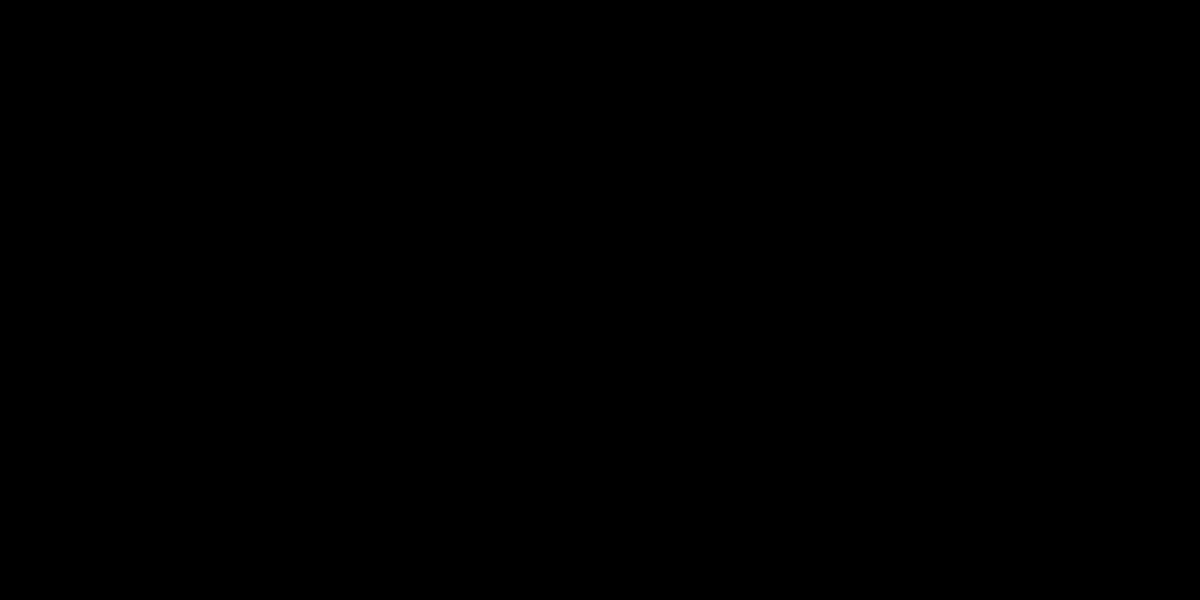
Frame 1 (no input)
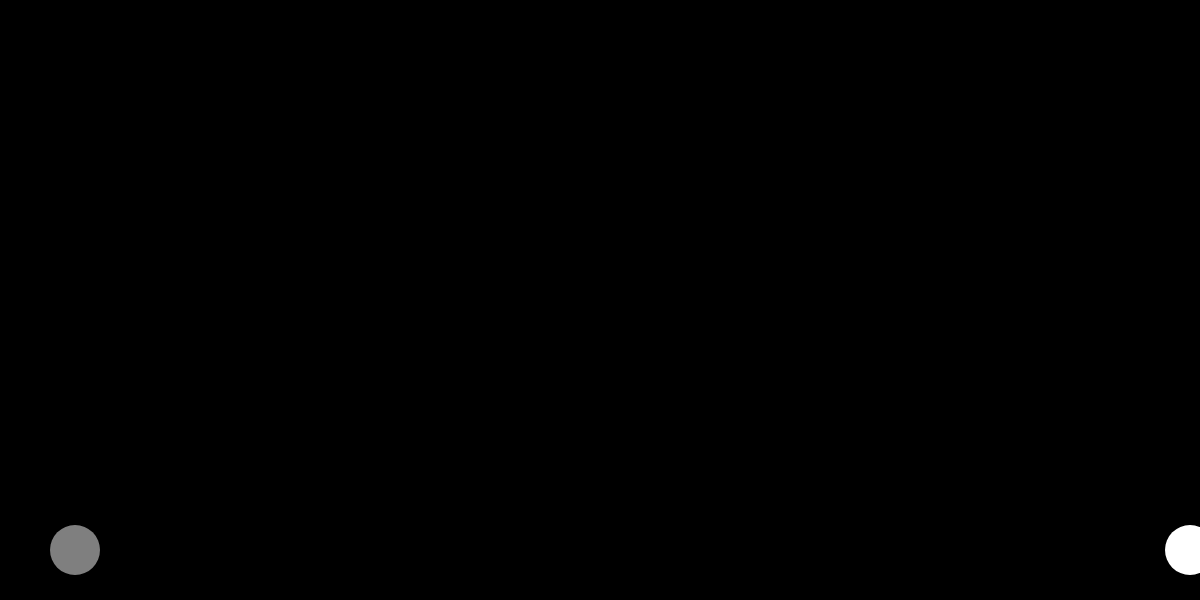
Frame 60 (no input)
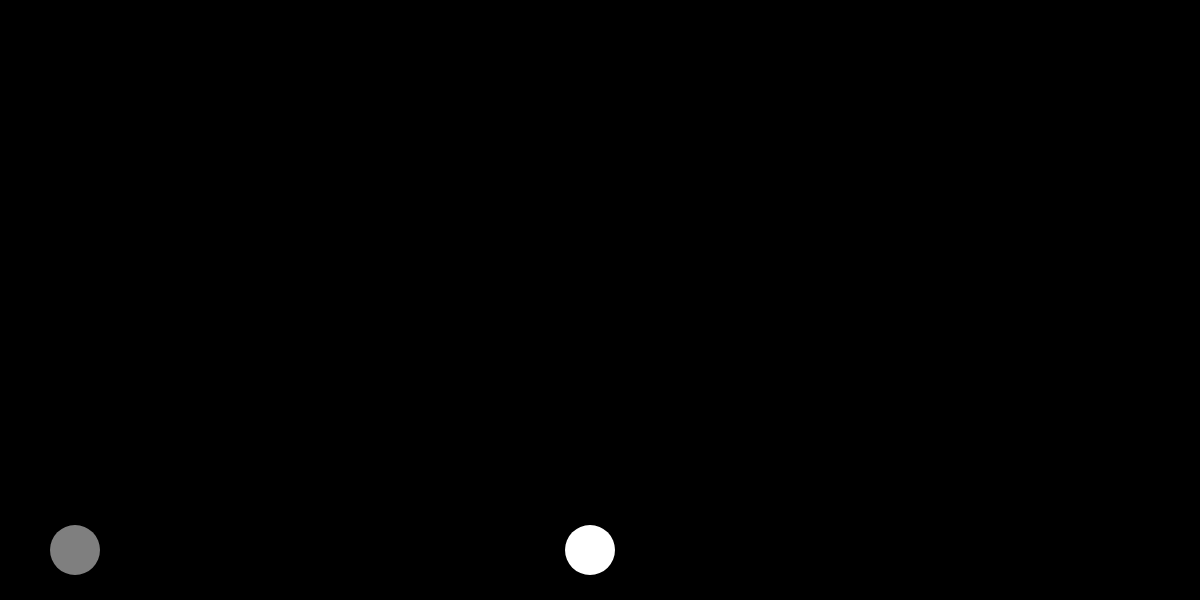
Frame 120 (the mouse pressed at the canvas centre since frame 60)

The p5.js sketch that drew these frames (run headless with seeded random() and noise() and a simulated clock; from frame 60 on, the mouse is pressed at the canvas centre):

// p5.js sketch
// ── sketch.js
let dino
let cacti = []
let level = 10

function setup() {
	createCanvas(1200, 600);
	dino = new Dino()
}

function keyPressed() {
	if (keyCode === 32) {
		dino.jump()
	}
}

function draw() {
	background(0)
	cacti = cacti.filter(cactus => cactus.x > cactus.r * -1)
	if (random(1) < 0.05 && cacti.length === 0) {
		cacti.push(new Cactus(random(1), level))
		level++
	}
	for (let cactus of cacti) {
		cactus.show()
		cactus.move()
		if (dino.hit(cactus)) {
			dino.fl = 127
			noLoop()
		} else {
			dino.fl = 255
		}
	}
	dino.show()
	dino.move()
}

// ── cactus.js
class Cactus {
    constructor(seed, vel) {
        this.r = 50
        this.width = seed > 0.5 ? this.r : this.r * 2
        this.x = width
        this.y = height - this.r
        this.velocity = vel
    }

    show() {
        noStroke()
        fill(255)
        ellipse(this.x, this.y, this.width, this.r)
    }

    move() {
        this.x -= this.velocity
    }
}

// ── dino.js
class Dino {
    constructor() {
        this.r = 50
        this.x = 75
        this.y = height - this.r
        this.gravity = 3
        this.fl = 0
        this.velocity = 0
    }

    show() {
        noStroke()
        fill(127, this.fl)
        ellipse(this.x, this.y, this.r, this.r)
    }

    move() {
        this.y += this.velocity
        this.velocity += this.gravity
        this.y = constrain(this.y, 0, height - this.r)
    }

    jump() {
        this.velocity = this.y === height - this.r ? -35 : this.velocity
    }

    hit(cactus) {
        let d  = dist(this.x, this.y, cactus.x, cactus.y)
        let r1 = this.r * 0.5
        let r2 = cactus.width * 0.5
        return d < r1 + r2
    }
}
